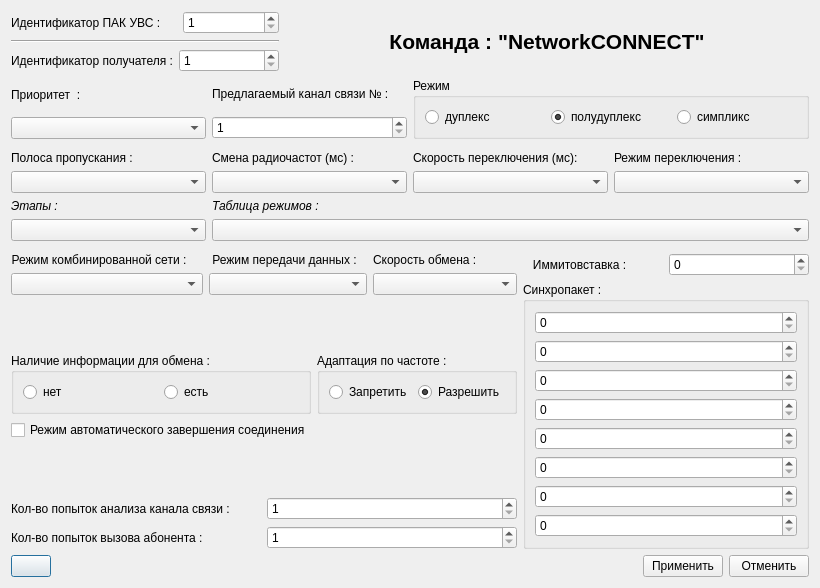
<?xml version="1.0" encoding="UTF-8"?>
<ui version="4.0">
 <class>NetCONNECT_dial</class>
 <widget class="QDialog" name="NetCONNECT_dial">
  <property name="geometry">
   <rect>
    <x>0</x>
    <y>0</y>
    <width>820</width>
    <height>588</height>
   </rect>
  </property>
  <property name="windowTitle">
   <string>Dialog</string>
  </property>
  <layout class="QGridLayout" name="gridLayout_3">
   <item row="7" column="0">
    <spacer name="verticalSpacer_3">
     <property name="orientation">
      <enum>Qt::Vertical</enum>
     </property>
     <property name="sizeHint" stdset="0">
      <size>
       <width>20</width>
       <height>40</height>
      </size>
     </property>
    </spacer>
   </item>
   <item row="9" column="0">
    <spacer name="verticalSpacer">
     <property name="orientation">
      <enum>Qt::Vertical</enum>
     </property>
     <property name="sizeHint" stdset="0">
      <size>
       <width>20</width>
       <height>40</height>
      </size>
     </property>
    </spacer>
   </item>
   <item row="13" column="0" colspan="6">
    <layout class="QHBoxLayout" name="horizontalLayout_2">
     <item>
      <widget class="QPushButton" name="pb_default">
       <property name="whatsThis">
        <string>&lt;html&gt;&lt;head/&gt;&lt;body&gt;&lt;p&gt;Вернуться к настройкам по умолчанию.&lt;/p&gt;&lt;/body&gt;&lt;/html&gt;</string>
       </property>
       <property name="text">
        <string/>
       </property>
      </widget>
     </item>
     <item>
      <spacer name="horizontalSpacer">
       <property name="orientation">
        <enum>Qt::Horizontal</enum>
       </property>
       <property name="sizeHint" stdset="0">
        <size>
         <width>40</width>
         <height>20</height>
        </size>
       </property>
      </spacer>
     </item>
     <item>
      <widget class="QPushButton" name="pb_applay">
       <property name="text">
        <string>Применить</string>
       </property>
       <property name="default">
        <bool>false</bool>
       </property>
      </widget>
     </item>
     <item>
      <widget class="QPushButton" name="pb_cancel">
       <property name="text">
        <string>Отменить</string>
       </property>
      </widget>
     </item>
    </layout>
   </item>
   <item row="3" column="0" colspan="6">
    <layout class="QHBoxLayout" name="horizontalLayout_9">
     <item>
      <layout class="QHBoxLayout" name="horizontalLayout_12">
       <item>
        <layout class="QVBoxLayout" name="verticalLayout_5">
         <item>
          <widget class="QLabel" name="label_19">
           <property name="text">
            <string>Приоритет  :</string>
           </property>
          </widget>
         </item>
         <item>
          <widget class="QComboBox" name="cb_priority"/>
         </item>
        </layout>
       </item>
       <item>
        <layout class="QVBoxLayout" name="verticalLayout_7">
         <item>
          <widget class="QLabel" name="label_6">
           <property name="text">
            <string>Предлагаемый канал связи № :</string>
           </property>
           <property name="wordWrap">
            <bool>true</bool>
           </property>
          </widget>
         </item>
         <item>
          <widget class="QSpinBox" name="sb_freeParam">
           <property name="minimum">
            <number>1</number>
           </property>
           <property name="displayIntegerBase">
            <number>10</number>
           </property>
          </widget>
         </item>
        </layout>
       </item>
      </layout>
     </item>
     <item>
      <widget class="QGroupBox" name="groupBox_4">
       <property name="layoutDirection">
        <enum>Qt::LeftToRight</enum>
       </property>
       <property name="title">
        <string>Режим </string>
       </property>
       <layout class="QHBoxLayout" name="horizontalLayout_8">
        <item>
         <widget class="QRadioButton" name="rb_duplex">
          <property name="text">
           <string>дуплекс</string>
          </property>
         </widget>
        </item>
        <item>
         <widget class="QRadioButton" name="rb_half_duplex">
          <property name="text">
           <string>полудуплекс</string>
          </property>
          <property name="checked">
           <bool>true</bool>
          </property>
         </widget>
        </item>
        <item>
         <widget class="QRadioButton" name="rb_simplex">
          <property name="text">
           <string>симпликс</string>
          </property>
         </widget>
        </item>
       </layout>
      </widget>
     </item>
    </layout>
   </item>
   <item row="11" column="0">
    <spacer name="verticalSpacer_2">
     <property name="orientation">
      <enum>Qt::Vertical</enum>
     </property>
     <property name="sizeHint" stdset="0">
      <size>
       <width>20</width>
       <height>40</height>
      </size>
     </property>
    </spacer>
   </item>
   <item row="4" column="0">
    <spacer name="verticalSpacer_5">
     <property name="orientation">
      <enum>Qt::Vertical</enum>
     </property>
     <property name="sizeHint" stdset="0">
      <size>
       <width>20</width>
       <height>40</height>
      </size>
     </property>
    </spacer>
   </item>
   <item row="5" column="0" rowspan="2" colspan="6">
    <layout class="QGridLayout" name="gridLayout_2" rowstretch="0,0,0" columnstretch="0,0,0,0,0" rowminimumheight="0,0,0">
     <item row="1" column="0">
      <spacer name="verticalSpacer_4">
       <property name="orientation">
        <enum>Qt::Vertical</enum>
       </property>
       <property name="sizeHint" stdset="0">
        <size>
         <width>20</width>
         <height>40</height>
        </size>
       </property>
      </spacer>
     </item>
     <item row="0" column="0">
      <layout class="QVBoxLayout" name="verticalLayout_3">
       <item>
        <widget class="QLabel" name="label_14">
         <property name="text">
          <string>Полоса пропускания :</string>
         </property>
        </widget>
       </item>
       <item>
        <widget class="QComboBox" name="cb_regim_bw"/>
       </item>
      </layout>
     </item>
     <item row="2" column="0">
      <layout class="QVBoxLayout" name="verticalLayout_13">
       <item>
        <widget class="QLabel" name="label_23">
         <property name="font">
          <font>
           <italic>true</italic>
          </font>
         </property>
         <property name="layoutDirection">
          <enum>Qt::LeftToRight</enum>
         </property>
         <property name="text">
          <string>Этапы :</string>
         </property>
         <property name="alignment">
          <set>Qt::AlignLeading|Qt::AlignLeft|Qt::AlignVCenter</set>
         </property>
        </widget>
       </item>
       <item>
        <widget class="QComboBox" name="cb_stage"/>
       </item>
      </layout>
     </item>
     <item row="0" column="1">
      <layout class="QVBoxLayout" name="verticalLayout_10">
       <item>
        <widget class="QLabel" name="label_21">
         <property name="text">
          <string>Смена радиочастот (мс) :</string>
         </property>
        </widget>
       </item>
       <item>
        <widget class="QComboBox" name="cb_regim_change_freq"/>
       </item>
      </layout>
     </item>
     <item row="0" column="2">
      <layout class="QVBoxLayout" name="verticalLayout_15">
       <item>
        <widget class="QLabel" name="label_22">
         <property name="text">
          <string>Скорость переключения (мс):</string>
         </property>
        </widget>
       </item>
       <item>
        <widget class="QComboBox" name="cb_rate_switch"/>
       </item>
      </layout>
     </item>
     <item row="0" column="3">
      <layout class="QVBoxLayout" name="verticalLayout_8">
       <item>
        <widget class="QLabel" name="label_15">
         <property name="text">
          <string>Режим переключения :</string>
         </property>
        </widget>
       </item>
       <item>
        <widget class="QComboBox" name="cb_regim_switch"/>
       </item>
      </layout>
     </item>
     <item row="2" column="1" colspan="3">
      <layout class="QVBoxLayout" name="verticalLayout_16">
       <item>
        <widget class="QLabel" name="label">
         <property name="font">
          <font>
           <italic>true</italic>
          </font>
         </property>
         <property name="text">
          <string>Таблица режимов :</string>
         </property>
        </widget>
       </item>
       <item>
        <widget class="QComboBox" name="cb_regim">
         <property name="font">
          <font>
           <bold>false</bold>
           <underline>false</underline>
          </font>
         </property>
         <property name="modelColumn">
          <number>0</number>
         </property>
        </widget>
       </item>
      </layout>
     </item>
    </layout>
   </item>
   <item row="8" column="0" colspan="2">
    <layout class="QHBoxLayout" name="horizontalLayout_6">
     <item>
      <layout class="QVBoxLayout" name="verticalLayout_6">
       <item>
        <widget class="QLabel" name="label_17">
         <property name="text">
          <string>Режим комбинированной сети :     </string>
         </property>
         <property name="alignment">
          <set>Qt::AlignRight|Qt::AlignTrailing|Qt::AlignVCenter</set>
         </property>
        </widget>
       </item>
       <item>
        <widget class="QComboBox" name="cb_regim_comb_net"/>
       </item>
      </layout>
     </item>
     <item>
      <layout class="QVBoxLayout" name="verticalLayout_9">
       <item>
        <widget class="QLabel" name="label_20">
         <property name="text">
          <string> Режим передачи данных :   </string>
         </property>
        </widget>
       </item>
       <item>
        <widget class="QComboBox" name="cb_regim_transit"/>
       </item>
      </layout>
     </item>
     <item>
      <layout class="QVBoxLayout" name="verticalLayout_4">
       <item>
        <widget class="QLabel" name="label_18">
         <property name="text">
          <string>Скорость обмена :</string>
         </property>
        </widget>
       </item>
       <item>
        <widget class="QComboBox" name="cb_rate"/>
       </item>
      </layout>
     </item>
    </layout>
   </item>
   <item row="10" column="0" colspan="2">
    <layout class="QGridLayout" name="gridLayout">
     <item row="0" column="0">
      <widget class="QGroupBox" name="groupBox_5">
       <property name="layoutDirection">
        <enum>Qt::LeftToRight</enum>
       </property>
       <property name="title">
        <string>Наличие информации для обмена :</string>
       </property>
       <layout class="QHBoxLayout" name="horizontalLayout_20">
        <item>
         <layout class="QHBoxLayout" name="horizontalLayout_21">
          <item>
           <widget class="QRadioButton" name="rb_no_have_info">
            <property name="text">
             <string>нет</string>
            </property>
           </widget>
          </item>
          <item>
           <widget class="QRadioButton" name="rb_have_info">
            <property name="text">
             <string>есть</string>
            </property>
           </widget>
          </item>
         </layout>
        </item>
       </layout>
      </widget>
     </item>
     <item row="0" column="1">
      <widget class="QGroupBox" name="groupBox_2">
       <property name="title">
        <string>Адаптация по частоте :</string>
       </property>
       <layout class="QHBoxLayout" name="horizontalLayout_11">
        <item>
         <layout class="QHBoxLayout" name="horizontalLayout_10">
          <item>
           <widget class="QRadioButton" name="rb_freq_no">
            <property name="text">
             <string>Запретить</string>
            </property>
           </widget>
          </item>
          <item>
           <widget class="QRadioButton" name="rb_freq_yes">
            <property name="text">
             <string>Разрешить</string>
            </property>
            <property name="checked">
             <bool>true</bool>
            </property>
           </widget>
          </item>
         </layout>
        </item>
       </layout>
      </widget>
     </item>
     <item row="1" column="0">
      <widget class="QCheckBox" name="cb_auto_discon">
       <property name="text">
        <string>Режим автоматического завершения соединения</string>
       </property>
      </widget>
     </item>
    </layout>
   </item>
   <item row="12" column="0" colspan="2">
    <layout class="QVBoxLayout" name="verticalLayout_14">
     <item>
      <layout class="QHBoxLayout" name="horizontalLayout_3">
       <item>
        <widget class="QLabel" name="label_3">
         <property name="text">
          <string>Кол-во попыток анализа канала связи :</string>
         </property>
        </widget>
       </item>
       <item>
        <widget class="QSpinBox" name="sb_factor_net">
         <property name="minimum">
          <number>1</number>
         </property>
         <property name="value">
          <number>1</number>
         </property>
         <property name="displayIntegerBase">
          <number>10</number>
         </property>
        </widget>
       </item>
      </layout>
     </item>
     <item>
      <layout class="QHBoxLayout" name="horizontalLayout_5">
       <item>
        <widget class="QLabel" name="label_4">
         <property name="text">
          <string>Кол-во попыток вызова абонента :        </string>
         </property>
        </widget>
       </item>
       <item>
        <widget class="QSpinBox" name="sb_factor_user">
         <property name="minimum">
          <number>1</number>
         </property>
         <property name="value">
          <number>1</number>
         </property>
         <property name="displayIntegerBase">
          <number>10</number>
         </property>
        </widget>
       </item>
      </layout>
     </item>
    </layout>
   </item>
   <item row="8" column="2" rowspan="5" colspan="4">
    <layout class="QVBoxLayout" name="verticalLayout_12">
     <item>
      <layout class="QHBoxLayout" name="horizontalLayout_7">
       <item>
        <widget class="QLabel" name="label_2">
         <property name="text">
          <string>   Иммитовставка :</string>
         </property>
        </widget>
       </item>
       <item>
        <widget class="QSpinBox" name="sb_imit">
         <property name="displayIntegerBase">
          <number>10</number>
         </property>
        </widget>
       </item>
      </layout>
     </item>
     <item>
      <widget class="QGroupBox" name="groupBox">
       <property name="title">
        <string>Синхропакет :</string>
       </property>
       <layout class="QVBoxLayout" name="verticalLayout_2">
        <item>
         <layout class="QVBoxLayout" name="verticalLayout">
          <item>
           <widget class="QSpinBox" name="sb_pack1"/>
          </item>
          <item>
           <widget class="QSpinBox" name="sb_pack2"/>
          </item>
          <item>
           <widget class="QSpinBox" name="sb_pack3"/>
          </item>
          <item>
           <widget class="QSpinBox" name="sb_pack4"/>
          </item>
          <item>
           <widget class="QSpinBox" name="sb_pack5"/>
          </item>
          <item>
           <widget class="QSpinBox" name="sb_pack6"/>
          </item>
          <item>
           <widget class="QSpinBox" name="sb_pack7"/>
          </item>
          <item>
           <widget class="QSpinBox" name="sb_pack8"/>
          </item>
         </layout>
        </item>
       </layout>
      </widget>
     </item>
    </layout>
   </item>
   <item row="2" column="0">
    <layout class="QHBoxLayout" name="horizontalLayout_4">
     <item>
      <widget class="QLabel" name="label_8">
       <property name="text">
        <string>Идентификатор получателя :</string>
       </property>
      </widget>
     </item>
     <item>
      <widget class="QSpinBox" name="sb_DCE_ID_OPPN">
       <property name="minimumSize">
        <size>
         <width>100</width>
         <height>0</height>
        </size>
       </property>
       <property name="autoFillBackground">
        <bool>true</bool>
       </property>
       <property name="minimum">
        <number>1</number>
       </property>
      </widget>
     </item>
    </layout>
   </item>
   <item row="0" column="0">
    <layout class="QHBoxLayout" name="horizontalLayout">
     <item>
      <widget class="QLabel" name="label_7">
       <property name="text">
        <string>Идентификатор ПАК УВС :     </string>
       </property>
      </widget>
     </item>
     <item>
      <widget class="QSpinBox" name="sb_DCE_ID">
       <property name="autoFillBackground">
        <bool>true</bool>
       </property>
       <property name="minimum">
        <number>1</number>
       </property>
      </widget>
     </item>
    </layout>
   </item>
   <item row="1" column="0">
    <widget class="Line" name="line">
     <property name="orientation">
      <enum>Qt::Horizontal</enum>
     </property>
    </widget>
   </item>
   <item row="0" column="1" rowspan="3" colspan="5">
    <widget class="QLabel" name="label_13">
     <property name="font">
      <font>
       <pointsize>16</pointsize>
       <bold>true</bold>
       <underline>false</underline>
      </font>
     </property>
     <property name="layoutDirection">
      <enum>Qt::RightToLeft</enum>
     </property>
     <property name="text">
      <string>Команда : &quot;NetworkCONNECT&quot;</string>
     </property>
     <property name="alignment">
      <set>Qt::AlignCenter</set>
     </property>
    </widget>
   </item>
  </layout>
 </widget>
 <resources/>
 <connections/>
</ui>
